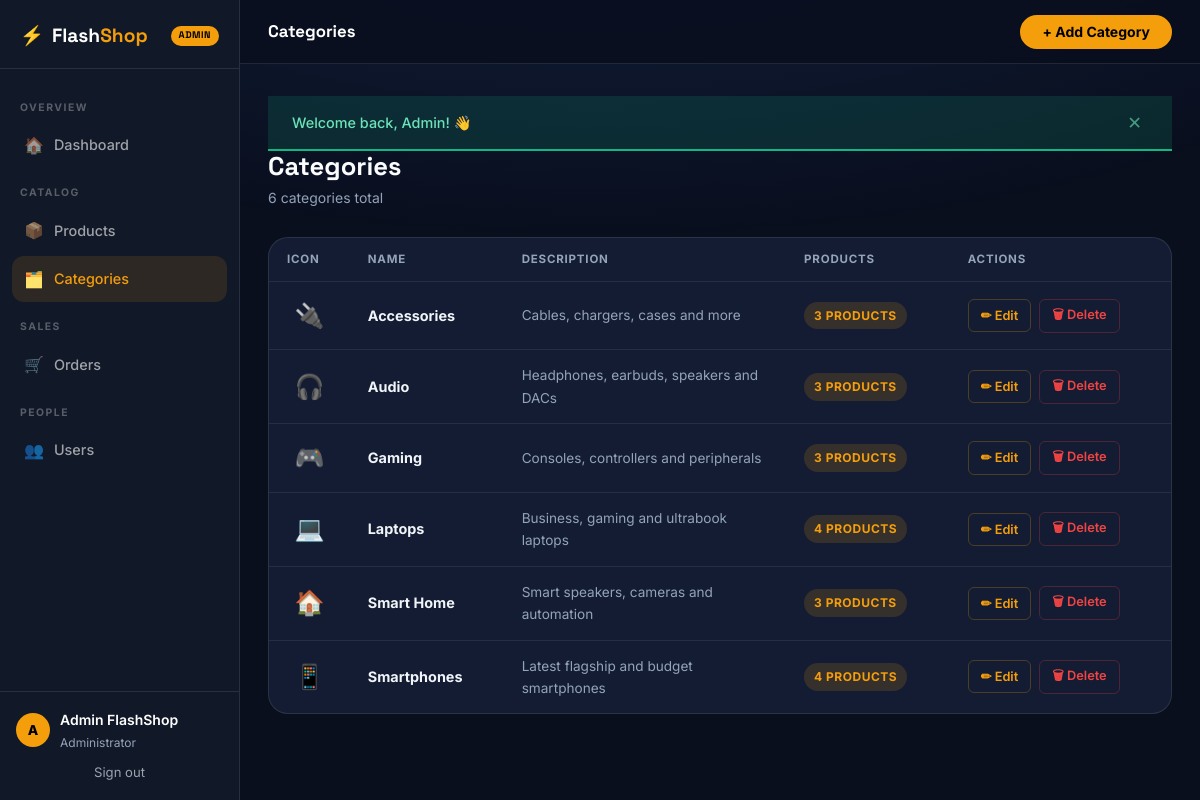
Screenshot of /admin/categories.php (signed in) with the database file from the repository.
### tables this page shows
CREATE TABLE IF NOT EXISTS category (
    id          INT AUTO_INCREMENT PRIMARY KEY,
    name        VARCHAR(100) NOT NULL,
    slug        VARCHAR(120) UNIQUE NOT NULL,
    description TEXT,
    icon        VARCHAR(10)  DEFAULT NULL,
    created_at  TIMESTAMP DEFAULT CURRENT_TIMESTAMP
);

### admin/categories.php (the view, shortened to what this page needs)
<?php
require_once __DIR__ . '/../config.php';
require_once __DIR__ . '/../functions.php';
$categories = $pdo->query("
    SELECT c.*, COUNT(p.id) AS product_count
    FROM category c
    LEFT JOIN products p ON p.category_id = c.id
    GROUP BY c.id
    ORDER BY c.name
")->fetchAll();
?>
<!DOCTYPE html>
<html lang="en">
<head>
    <link rel="stylesheet" href="/assets/css/style.css">
    <link rel="stylesheet" href="/assets/css/admin.css">
</head>
<body class="admin-body">
<div class="admin-wrapper">
<?php include __DIR__ . '/includes/sidebar.php'; ?>
<div class="admin-main">
<div class="admin-topbar">
    <div class="admin-topbar__left">
        <div class="admin-topbar__title">Categories</div>
    </div>
    <div class="admin-topbar__actions">
        <a href="/admin/category-add.php" class="btn btn--primary btn--sm">+ Add Category</a>
    </div>
</div>
<div class="admin-content">
<div class="admin-page-header">
    <h1>Categories</h1>
    <p class="admin-breadcrumb"><?= count($categories) ?> categories total</p>
</div>
<div class="admin-card">
    <table class="admin-table">
        <thead>
            <tr>
                <th>Icon</th>
                <th>Name</th>
                <th>Description</th>
                <th>Products</th>
                <th>Actions</th>
            </tr>
        </thead>
        <tbody>
        <?php foreach ($categories as $cat): ?>
        <tr>
            <td style="font-size:1.5rem;text-align:center;"><?= e($cat['icon'] ?? '📦') ?></td>
            <td><strong><?= e($cat['name']) ?></strong></td>
            <td style="color:var(--muted);max-width:240px;font-size:0.85rem;">
                <?= e(mb_substr($cat['description'] ?? '', 0, 70)) ?><?= strlen($cat['description'] ?? '') > 70 ? '…' : '' ?>
            </td>
            <td>
                <span class="badge badge--amber"><?= $cat['product_count'] ?> products</span>
            </td>
            <td>
                <div class="action-links">
                    <a href="/admin/category-edit.php?id=<?= $cat['id'] ?>" class="action-link action-link--edit">✏ Edit</a>
                    <form method="POST" action="/admin/category-delete.php" style="display:inline;">
                        <button class="action-link action-link--delete"
                                data-confirm="Delete '<?= e($cat['name']) ?>'? All its products will be deactivated!">
                            🗑 Delete
                        </button>
                    </form>
                </div>
            </td>
        </tr>
        <?php endforeach; ?>
        </tbody>
    </table>
</div>
</div></div></div>
</body>
</html>

### assets/css/style.css (style rules this page uses)
:root { --navy: #0A0F1E; --navy-mid: #111827; --navy-light: #1a2744; --navy-card: #131c32; --amber: #F59E0B; --amber-dark: #D97706; --amber-light: #FCD34D; --electric: #3B82F6; --electric-glow: rgba(59, 130, 246, .25); --charcoal: #F1F5F9; --body-bg: #0A0F1E; --card-bg: #131c32; --muted: #94A3B8; --border: rgba(255, 255, 255, .08); --success: #10B981; --error: #EF4444; --warning: #F59E0B; --info: #3B82F6; --whatsapp: #25D366; --font-heading: 'Space Grotesk', system-ui, sans-serif; --font-body: 'Inter', system-ui, sans-serif; --radius-sm: 6px; --radius-md: 12px; --radius-lg: 20px; --radius-xl: 28px; --radius-full: 9999px; --shadow-sm: 0 1px 4px rgba(0, 0, 0, .3); --shadow-md: 0 4px 20px rgba(0, 0, 0, .4); --shadow-lg: 0 12px 50px rgba(0, 0, 0, .5); --shadow-amber: 0 4px 24px rgba(245, 158, 11, .4); --shadow-glow: 0 0 40px rgba(59, 130, 246, .15); --transition: 0.25s cubic-bezier(0.4, 0, 0.2, 1); --header-h: 72px; --glass: rgba(255, 255, 255, .04); --glass-border: rgba(255, 255, 255, .10); }
*, *::before, *::after { box-sizing: border-box; margin: 0; padding: 0; }
html { scroll-behavior: smooth; }
body { font-family: var(--font-body); background: var(--body-bg); color: var(--charcoal); line-height: 1.65; min-height: 100vh; display: flex; flex-direction: column; }
a { text-decoration: none; color: inherit; }
input, textarea, select, button { font-family: inherit; }
body::before { content: ''; position: fixed; inset: 0; background: radial-gradient(ellipse 80% 50% at 50% -20%, rgba(59, 130, 246, .15), transparent); pointer-events: none; z-index: 0; }
h1, h2, h3 { font-family: var(--font-heading); line-height: 1.2; }
h1 { font-size: clamp(2rem, 5vw, 3.5rem); }
.btn { display: inline-flex; align-items: center; justify-content: center; gap: 8px; padding: 12px 28px; border: 2px solid transparent; border-radius: var(--radius-full); font-weight: 600; font-size: 0.95rem; cursor: pointer; transition: all var(--transition); white-space: nowrap; line-height: 1; position: relative; overflow: hidden; }
.btn::after { content: ''; position: absolute; inset: 0; opacity: 0; background: rgba(255, 255, 255, .06); transition: opacity var(--transition); }
.btn--primary { background: var(--amber); color: #000; border-color: var(--amber); font-weight: 700; }
.btn--sm { padding: 8px 20px; font-size: 0.875rem; }
.badge { display: inline-flex; align-items: center; padding: 4px 10px; border-radius: var(--radius-full); font-size: 0.75rem; font-weight: 700; text-transform: uppercase; letter-spacing: 0.5px; }
.badge--amber { background: rgba(245, 158, 11, .15); color: var(--amber); }

### rows the page displays
category: icon "🔌", name "Accessories", description "Cables, chargers, cases and more", product_count "3"
category: icon "🎧", name "Audio", description "Headphones, earbuds, speakers and DACs", product_count "3"
category: icon "🎮", name "Gaming", description "Consoles, controllers and peripherals", product_count "3"
category: icon "💻", name "Laptops", description "Business, gaming and ultrabook laptops", product_count "4"
category: icon "🏠", name "Smart Home", description "Smart speakers, cameras and automation", product_count "3"
category: icon "📱", name "Smartphones", description "Latest flagship and budget smartphones", product_count "4"

### other values shown
$icon "🏠 📦 🗂️ 🛒 👥"
$label "Dashboard Products Categories Orders Users"
substr($_SESSION['user_name'] ?? 'A', 0, 1) "A"
$_SESSION['user_name'] "Admin FlashShop"
$msg "Welcome back, Admin! 👋"
count($categories) "6"
